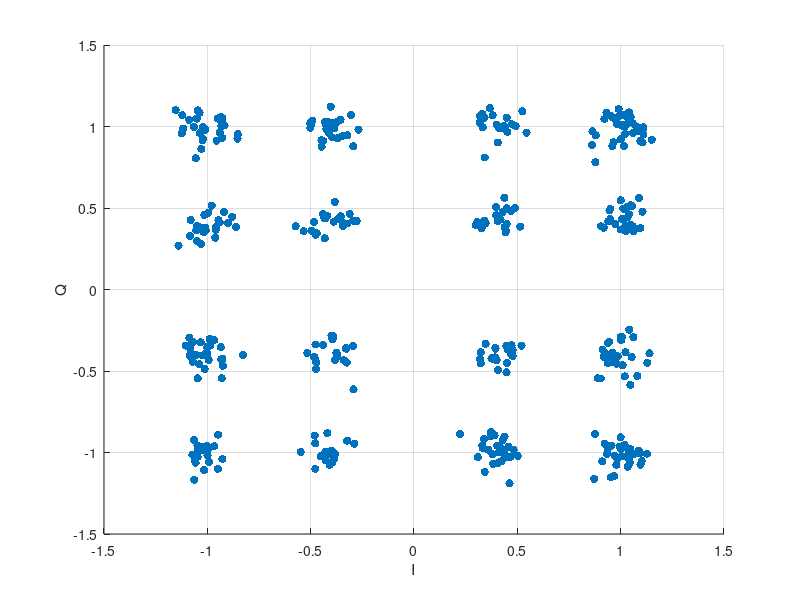

MATLAB code for this plot:
Point = [
0.921552	1.046
0.937555	-0.978487
-1.06087	-1.04746
0.399981	-0.433663
1.05954	0.959219
-0.446755	0.876485
0.222124	-0.887332
-0.371081	-0.397349
-0.279256	0.418205
-0.533743	0.35822
1.10517	0.902137
-0.374923	-0.390935
0.94966	0.495114
0.299332	0.394717
1.09573	-1.07398
-0.369254	0.92787
-0.477261	-0.42817
0.428725	0.47545
1.01981	-0.953656
1.05363	-0.414252
0.318201	0.400163
-0.355583	1.04105
0.447975	0.402435
0.394401	-0.363345
0.938583	-0.328404
-1.05053	1.04877
-1.0869	-0.296043
0.339039	-0.916056
0.439035	0.984134
1.00056	0.547356
1.01083	1.07189
0.340006	0.423256
-0.959544	0.365696
-0.408665	-1.07682
0.449589	0.498025
1.04046	1.08666
0.877962	0.781457
0.979557	-0.454726
-1.05367	0.36265
-1.15365	1.10062
-0.411446	0.959778
0.944537	-0.321793
1.04703	0.379079
1.034	-1.08697
1.03912	-0.986917
-0.293876	0.878241
1.04744	0.516598
-0.383168	0.537419
-0.502472	1.02082
-1.04746	-0.959095
0.389599	-0.893627
0.959894	0.879683
-0.37493	-0.387264
0.379883	-1.01148
-0.948745	-1.09966
0.876478	-0.886667
0.488588	0.49986
0.969918	-1.01872
-0.474278	-0.487335
-0.927756	0.930663
-0.387457	0.416194
-0.385616	0.989384
-0.483325	-0.413452
-0.327539	-0.363255
0.329735	1.07749
-1.03161	-0.324203
-0.325157	-0.448078
0.863763	0.970003
0.405774	0.41922
-1.03989	-0.458699
0.979198	-1.07608
0.41832	0.430395
-0.966367	-0.961209
0.879743	0.945562
-1.02558	0.37742
-1.04611	-0.545703
-0.993062	-0.432864
-0.404516	0.981989
0.476783	-0.408367
0.334112	0.398976
-1.06447	-0.924034
0.322952	-0.453084
-1.05583	0.805549
0.32302	-0.385431
0.975676	1.04486
0.397548	0.45573
-0.926735	-1.03965
0.443641	0.350336
1.02524	0.357624
-0.966337	-0.310534
-0.49821	1.00921
0.444733	0.359968
0.960069	-0.411697
-0.35417	0.448786
-0.439153	0.911992
0.938978	0.417728
0.39711	0.506619
1.00165	0.368032
-1.08048	0.426673
-0.948255	-0.890286
-0.861801	0.383234
0.333366	0.99473
-0.329378	-0.360342
-1.01542	-1.10762
0.97378	0.402247
-1.06977	-0.399867
0.332895	-0.972708
1.13965	-0.39105
1.00967	-0.464946
-0.399181	-0.284311
-1.01238	-0.487993
-0.294593	0.422855
0.372313	-0.874694
1.03012	1.01611
-1.03618	0.95832
-0.852185	0.95276
1.04709	0.397131
1.04403	-1.06253
0.33034	-0.956898
0.871798	-1.16148
-0.999606	-1.01936
-1.03782	1.08363
1.00141	-0.289078
-1.04672	-0.994429
-1.00109	-0.354157
0.49213	1.00239
-0.929671	-0.544736
0.456834	-0.964717
-0.41273	-1.00627
0.383212	-1.06977
0.447266	-0.507921
-0.374452	-0.41448
0.439303	0.987632
0.342032	0.80979
-0.3955	0.932593
0.319369	1.06317
-0.420287	0.452321
-0.954669	0.913693
0.952989	-1.15263
0.466914	-1.02696
0.429728	-0.923299
0.917621	-0.41254
-0.853953	0.925962
-0.430616	1.02746
-0.516373	-0.389252
0.421628	-1.05426
0.305803	0.413385
-1.08784	1.04011
1.05822	1.02033
-0.403439	1.00417
0.342454	-1.11895
-0.324022	-0.926757
-0.933415	-0.428213
1.12867	-0.44961
-0.96221	0.318415
1.05846	0.388532
-0.27737	0.420586
-1.04724	-1.02737
-1.08497	-0.405789
0.346155	-0.333739
0.435337	1.00268
0.467648	-0.393349
-0.345394	0.942246
0.999905	-0.907091
-0.958222	0.383752
0.43716	-1.03109
-0.440833	0.462547
0.341023	1.05372
0.308871	-1.02787
1.0805	-0.531127
1.03106	0.507493
-1.08302	-0.362572
1.02048	-0.533075
-0.919233	0.475492
-1.01104	0.379915
0.913253	-0.369731
-1.11749	0.987896
0.960731	-0.443276
1.02337	-0.38387
-0.94987	1.04905
0.406146	0.902039
-1.03041	-0.974856
-0.978921	0.514994
-1.03097	0.278378
-1.0564	-1.06201
-0.382567	-1.00761
0.937536	-0.436036
-0.92704	-0.42546
-0.339042	-0.434326
-0.827625	-0.401076
-0.419361	-0.880856
0.905057	0.387415
1.09548	0.376804
-0.932765	1.0293
0.524055	1.09349
0.369777	-0.901153
0.406852	0.427894
1.06289	0.357463
0.450124	-0.451456
-0.984967	-0.341486
0.474759	-0.405179
-0.428764	-0.99412
0.437903	-0.903371
-1.00125	-0.959172
-1.0284	0.862196
0.513314	0.386095
1.07481	0.999164
1.02345	0.39457
0.448917	1.05468
-1.02348	-0.98496
1.10948	0.95207
0.392586	-0.416647
1.09239	-1.00558
-0.397597	-0.988641
0.393465	-0.358692
0.955182	-0.957992
-0.368352	0.432623
-0.939992	0.410986
-0.390987	-0.285953
0.402506	-0.957748
-1.01702	0.351349
0.400263	1.01232
0.918127	0.379154
-0.494175	0.361066
-0.322835	0.40472
1.00024	1.0105
-0.427692	-1.04756
1.10913	0.995471
1.109	0.989259
1.00018	0.921039
1.12722	-1.00711
1.10208	-1.05287
-0.399341	1.0232
1.06182	-0.292106
0.384882	-0.427475
-0.288824	-0.946121
0.40379	-1.06651
-1.06978	-0.442838
-1.0493	0.390224
1.04783	1.05877
-0.477992	-0.943548
-0.501694	0.992341
-1.06373	-1.1672
-1.00722	0.362207
-0.311457	0.464067
1.03368	0.442048
-1.12133	1.06934
1.15092	0.919012
0.544391	0.962855
-0.450503	-1.02369
1.04159	-0.246751
-0.447756	0.916354
0.96537	0.904801
1.03492	0.386353
-0.477784	-1.10004
1.05429	0.513442
1.00655	0.432157
-1.06972	-0.322792
1.02746	-1.02603
1.00644	-0.290032
0.968377	-1.14541
0.520474	-0.344054
0.366769	1.11293
-0.431718	0.314033
0.438146	0.382812
-1.10327	-0.343954
-0.484602	0.413994
0.45203	0.966391
-1.02058	0.996751
-0.991796	-1.05832
-1.07228	-1.01343
-0.394588	-1.05889
-0.440268	-0.339942
0.996796	-0.963157
-1.1237	0.958239
-0.475194	0.335635
0.407245	-1
0.931818	1.08437
0.986331	-0.410467
-0.547894	-0.996411
0.455058	-1.02623
-1.02386	-0.404806
-0.382196	-0.433053
0.96023	-0.388839
-0.268469	0.980119
0.982078	1.01558
-0.386553	-1.03757
0.471678	-0.341733
-0.931884	1.0015
0.358449	-0.981849
0.437025	-0.987047
1.01243	0.496695
1.04004	0.461122
-0.997801	-0.984235
0.889823	-0.544487
1.01581	0.880281
-0.304283	1.07062
0.469427	0.482666
-1.01657	-0.963066
-0.491766	1.03477
0.347021	0.408123
1.00297	-1.02435
1.09491	0.911209
0.406761	-0.494484
-1.05288	-0.401517
-0.934748	-0.353397
-0.9169	1.00765
-1.04552	1.09851
-0.879964	0.446709
0.380647	1.0692
1.08907	0.560516
0.945925	0.484685
-1.01449	0.456778
0.50216	-1.02112
0.462217	-1.18983
0.923157	-0.945594
0.928695	-0.397012
0.446657	-0.344526
0.933643	-1.0087
-0.935061	1.05955
-0.572758	0.388207
-0.477155	-0.337384
0.374531	-0.42247
0.477039	-0.370795
-0.424757	0.983938
1.03966	-1.03416
1.00178	-0.978137
-0.473404	-0.447293
-0.926927	1.05254
0.861166	0.884881
-0.398046	-1.01585
-1.13939	0.269651
-0.899961	0.40943
-0.424435	1.00299
-0.41693	1.02921
1.00212	-0.311662
1.04702	-0.585355
0.482148	-0.983622
0.473898	1.01343
-1.01167	-0.395367
0.986583	-1.03594
-1.00979	0.981308
0.453988	-0.367273
0.949266	0.432555
-0.371276	1.02856
0.319347	-0.427792
-1.05072	0.297376
0.437645	0.561954
-0.293176	-0.612221
-0.402629	1.1217
1.06931	0.372277
-0.99569	0.471443
0.903856	-0.54606
0.414467	-0.959137
1.04666	-0.978033
-0.939954	0.961982
-1.00082	-0.392648
0.326874	0.374301
-0.343549	0.391062
1.10545	0.4769
-1.02099	0.924669
-0.988365	-0.303424
0.318105	1.02361
-0.34306	0.40685
1.0634	-1.01052
-1.0843	0.328206
-0.924528	-0.467275
1.0329	1.05484
-1.02235	0.915311
-0.945896	0.425815
-0.480146	-0.895794
-0.323307	0.946043
0.411502	0.98864
-0.433859	0.438623
0.937119	-0.451199
1.03819	1.05068
-0.429105	0.436103
1.08795	-0.98892
-0.394147	-0.306467
0.949534	1.06658
-0.295662	-0.34604
0.910184	-1.05489
-1.06512	0.997903
-0.469763	0.343936
0.987193	1.05822
0.959301	1.05593
1.01809	0.99745
1.0898	0.969282
0.990323	1.10694
1.02195	0.95547
]
c1 = Point(:,1), c2 = Point(:,2)
figure
scatter(c1, c2, 'filled')
xlabel('I')
ylabel('Q')
grid on;
